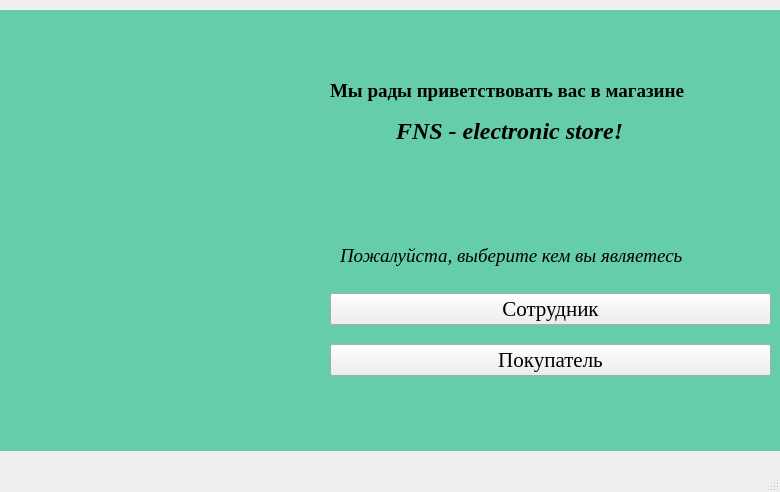
<?xml version="1.0" encoding="UTF-8"?>
<ui version="4.0">
 <class>MainWindow</class>
 <widget class="QMainWindow" name="MainWindow">
  <property name="geometry">
   <rect>
    <x>0</x>
    <y>0</y>
    <width>780</width>
    <height>492</height>
   </rect>
  </property>
  <property name="windowTitle">
   <string>FnS</string>
  </property>
  <widget class="QWidget" name="centralwidget">
   <widget class="QLabel" name="label">
    <property name="geometry">
     <rect>
      <x>330</x>
      <y>50</y>
      <width>441</width>
      <height>81</height>
     </rect>
    </property>
    <property name="font">
     <font>
      <family>Times New Roman</family>
      <pointsize>14</pointsize>
      <weight>75</weight>
      <bold>true</bold>
     </font>
    </property>
    <property name="text">
     <string>Мы рады приветствовать вас в магазине</string>
    </property>
   </widget>
   <widget class="QLabel" name="label_2">
    <property name="geometry">
     <rect>
      <x>0</x>
      <y>10</y>
      <width>781</width>
      <height>441</height>
     </rect>
    </property>
    <property name="styleSheet">
     <string notr="true">background-color : rgb(102, 205, 170)
</string>
    </property>
    <property name="text">
     <string/>
    </property>
    <property name="pixmap">
     <pixmap>C:/Users/ftsyb/Downloads/imgonline-com-ua-Resize-joefOmnvrd.jpg</pixmap>
    </property>
   </widget>
   <widget class="QWidget" name="verticalLayoutWidget">
    <property name="geometry">
     <rect>
      <x>330</x>
      <y>280</y>
      <width>441</width>
      <height>111</height>
     </rect>
    </property>
    <layout class="QVBoxLayout" name="verticalLayout">
     <item>
      <widget class="QPushButton" name="SotButton">
       <property name="font">
        <font>
         <family>Times New Roman</family>
         <pointsize>16</pointsize>
        </font>
       </property>
       <property name="text">
        <string>Сотрудник</string>
       </property>
      </widget>
     </item>
     <item>
      <widget class="QPushButton" name="Pokupbutton">
       <property name="font">
        <font>
         <family>Times New Roman</family>
         <pointsize>16</pointsize>
        </font>
       </property>
       <property name="text">
        <string>Покупатель</string>
       </property>
      </widget>
     </item>
    </layout>
   </widget>
   <widget class="QLabel" name="label_3">
    <property name="geometry">
     <rect>
      <x>390</x>
      <y>90</y>
      <width>341</width>
      <height>81</height>
     </rect>
    </property>
    <property name="font">
     <font>
      <family>Times New Roman</family>
      <pointsize>18</pointsize>
      <weight>75</weight>
      <italic>true</italic>
      <bold>true</bold>
     </font>
    </property>
    <property name="text">
     <string> FNS - electronic store!</string>
    </property>
   </widget>
   <widget class="QLabel" name="label_4">
    <property name="geometry">
     <rect>
      <x>20</x>
      <y>10</y>
      <width>321</width>
      <height>431</height>
     </rect>
    </property>
    <property name="text">
     <string/>
    </property>
    <property name="pixmap">
     <pixmap>C:/Users/ftsyb/Downloads/imgonline-com-ua-Resize-Hqs2dbp6q5JFl.jpg</pixmap>
    </property>
   </widget>
   <widget class="QLabel" name="label_5">
    <property name="geometry">
     <rect>
      <x>340</x>
      <y>220</y>
      <width>431</width>
      <height>71</height>
     </rect>
    </property>
    <property name="font">
     <font>
      <family>Times New Roman</family>
      <pointsize>14</pointsize>
      <italic>true</italic>
     </font>
    </property>
    <property name="text">
     <string>Пожалуйста, выберите кем вы являетесь</string>
    </property>
   </widget>
   <zorder>label_2</zorder>
   <zorder>label</zorder>
   <zorder>verticalLayoutWidget</zorder>
   <zorder>label_3</zorder>
   <zorder>label_4</zorder>
   <zorder>label_5</zorder>
  </widget>
  <widget class="QMenuBar" name="menubar">
   <property name="geometry">
    <rect>
     <x>0</x>
     <y>0</y>
     <width>780</width>
     <height>26</height>
    </rect>
   </property>
  </widget>
  <widget class="QStatusBar" name="statusbar"/>
 </widget>
 <resources/>
 <connections/>
</ui>
